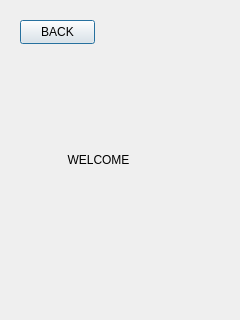
<?xml version="1.0" encoding="UTF-8"?>
<ui version="4.0">
 <class>Welcome</class>
 <widget class="QDialog" name="Welcome">
  <property name="geometry">
   <rect>
    <x>0</x>
    <y>0</y>
    <width>240</width>
    <height>320</height>
   </rect>
  </property>
  <property name="windowTitle">
   <string>Dialog</string>
  </property>
  <widget class="QLabel" name="label">
   <property name="geometry">
    <rect>
     <x>48</x>
     <y>140</y>
     <width>101</width>
     <height>41</height>
    </rect>
   </property>
   <property name="styleSheet">
    <string notr="true">&lt;center&gt;&lt;/center&gt;</string>
   </property>
   <property name="text">
    <string>&lt;center&gt;WELCOME&lt;/center&gt;</string>
   </property>
  </widget>
  <widget class="QPushButton" name="pushButton">
   <property name="geometry">
    <rect>
     <x>20</x>
     <y>20</y>
     <width>75</width>
     <height>24</height>
    </rect>
   </property>
   <property name="text">
    <string>BACK</string>
   </property>
  </widget>
 </widget>
 <resources/>
 <connections/>
</ui>
